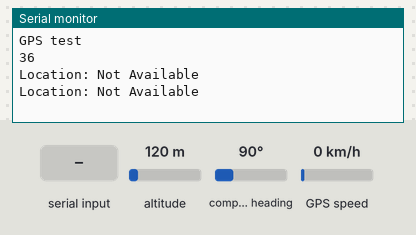
The sketch below on a simulated Arduino Uno, built with avr-gcc and run on an emulated ATmega328P. On the bench: the last lines printed to the serial monitor. The test bench sets the inputs (shaded band); at power-on: altitude 120 m, compass heading 90°, GPS speed 0 km/h. The GPS gets a fix after 3 s at 37.7749, -122.4194 with 8 satellites.

Above: at 2.2 s.
2.3 s: "S" received over Serial
At 3.9 s:
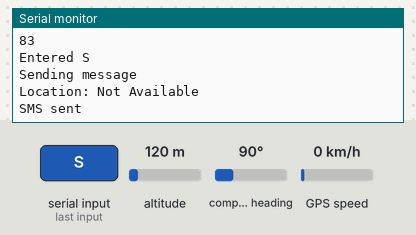
4.5 s: "S" received over Serial
At 6.0 s:
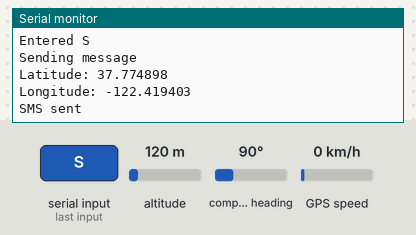

The sketch:

gps_gsm.ino
```cpp
#include <TinyGPS++.h>
#include <SoftwareSerial.h>

int RXPin = 6;
int TXPin = 7;

int GPSBaud = 9600;

TinyGPSPlus gps;

SoftwareSerial gpsSerial(RXPin, TXPin);

int incomingByte;
char rdata;

#define TINY_GSM_MODEM_SIM800
//Create software serial object to communicate with SIM900
SoftwareSerial SerialAT(8, 9); //SIM900 Tx & Rx is connected to Arduino #7 & #8

#define GSM_AUTOBAUD_MIN 9600
#define GSM_AUTOBAUD_MAX 9600
#include <TinyGsmClient.h>
TinyGsm gsm(SerialAT);
String msg;
void setup()
{
  Serial.begin(9600);
  Serial.println("GPS test");
  gpsSerial.begin(GPSBaud);

  delay(1000);

}

void loop()
{
while (gpsSerial.available() > 0)
  {
    if (Serial.available() > 0) {
    // read the oldest byte in the serial buffer:
    incomingByte = Serial.read();
   Serial.println(incomingByte);
    if (incomingByte == 'S')
    {
      Serial.println("Entered S");
      send();
      delay(10);
    }

  }
    if (gps.encode(gpsSerial.read()))
      displayInfo();

  if (millis() > 5000 && gps.charsProcessed() < 10)
  {
    Serial.println("No GPS detected");
    // while(true);
  }

  }


  // gps_check();
}

void send()
{
   TinyGsmAutoBaud(SerialAT, GSM_AUTOBAUD_MIN, GSM_AUTOBAUD_MAX);
  Serial.println("Sending message");
  String SMS_TARGET=  "+919740182681";
  if (gps.location.isValid())
  {
    Serial.print("Latitude: ");
    Serial.println(gps.location.lat(), 6);
    Serial.print("Longitude: ");
    Serial.println(gps.location.lng(), 6);
    msg = "Accident location: http://maps.google.com/maps?q=loc:"+String(gps.location.lat(),7)+","+String(gps.location.lng(),7);

  }
  else
  {
    Serial.println("Location: Not Available");
    msg =  "Accident location http://maps.google.com/maps?q=loc:13.93672057629985,75.57960836600539";
    msg="Location: Not Available";
  }
  bool res = gsm.sendSMS(SMS_TARGET, String(msg));
  if (res)
  {
    Serial.println("SMS sent");
  }
  else
  {
    Serial.println("SMS: failed");
  }

  Serial.println();
  Serial.println();
  delay(1000);
  gpsSerial.begin(GPSBaud);
}

void displayInfo()
{
  if (gps.location.isValid())
  {
    Serial.print("Location Available");
     Serial.print("Latitude: ");
     Serial.println(gps.location.lat(), 6);
     Serial.print("Longitude: ");
     Serial.println(gps.location.lng(), 6);
  }
  else
  {
    Serial.println("Location: Not Available");
  }

  Serial.println();
  Serial.println();
  delay(1000);
}
```

Measured:
- after the input at 2.3 s, the serial monitor: prints a new line after 0.74 s (image 1)
- after the input at 4.5 s, the serial monitor: prints a new line after 0.62 s (image 2)
